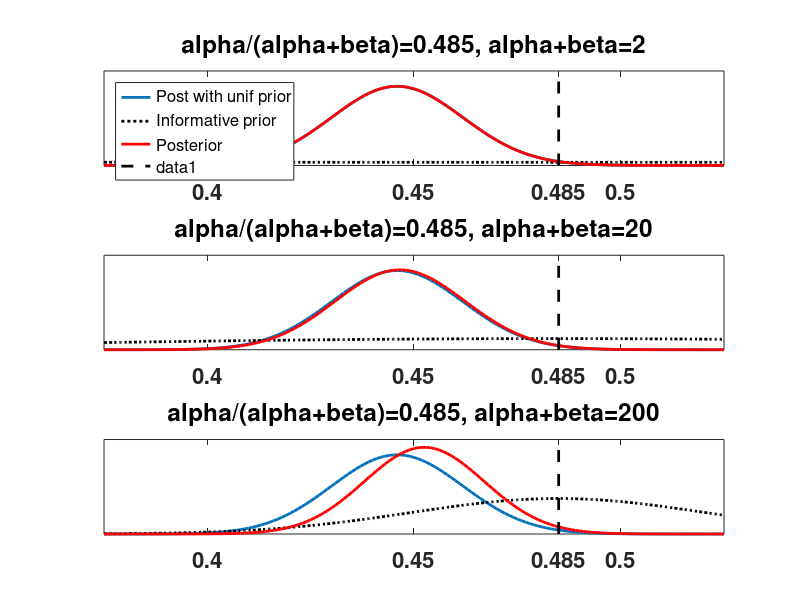

The MATLAB script that drew this image:
% Bayesian data analysis
% Aki Vehtari <Aki.Vehtari@aalto.fi>

% Probability of a girl birth given placenta previa (BDA3 p. 37).
% Illustrate the effect of prior.
% Comparison of posterior distributions with different
% parameter values for the beta prior distribution. 
    
% Set general figure properties
clf
set(gcf,'DefaultAxesFontSize',16,'DefaultAxesFontWeight','bold')
set(gcf,'DefaultLineLineWidth',2)
x=0.375:0.001:0.525;

% Use 3 subplots
subplot(3,1,1)
% Plot posterior, data (437,543) and uniform prior (Beta(1,1))
a=438;b=544;
plot(x,betapdf(x,a,b))
% Plot prior and posterior: data (437,543) and prior Beta(0.485*2,(1-0.485)*2)
ap=0.485*2;bp=(1-0.485)*2;
aa=437+ap;bb=543+bp;
hold on
plot(x,betapdf(x,ap,bp),'k:',x,betapdf(x,aa,bb),'r')
hold off
h=legend('Post with unif prior','Informative prior','Posterior','location','northwest');
set(h,'FontSize',12,'FontWeight','normal')
% Additional decoration
set(gca,'XLim',[0.375 0.525],'XTick',[0.4 0.45 0.485 0.5])
set(gca,'Ytick',[]);
line([0.485 0.485],ylim,'LineStyle','--','Color','k')
title('alpha/(alpha+beta)=0.485, alpha+beta=2')
% wait for enter
pause

% Second subplot
subplot(3,1,2)
% Plot posterior, data (437,543) and uniform prior (Beta(1,1))
a=438;b=544;
plot(x,betapdf(x,a,b))
% Plot posterior, data (437,543) and prior Beta(0.485*20,(1-0.485)*20)
ap=0.485*20;bp=(1-0.485)*20;
aa=437+ap;bb=543+bp;
hold on
plot(x,betapdf(x,ap,bp),'k:',x,betapdf(x,aa,bb),'r')
hold off
% Additional decoration
set(gca,'XLim',[0.375 0.525],'XTick',[0.4 0.45 0.485 0.5])
set(gca,'Ytick',[]);
line([0.485 0.485],ylim,'LineStyle','--','Color','k')
title('alpha/(alpha+beta)=0.485, alpha+beta=20')
% wait
pause

% Third subplot
subplot(3,1,3)
% Plot posterior, data (437,543) and uniform prior (Beta(1,1))
a=438;b=544;
plot(x,betapdf(x,a,b))
% Plot posterior, data (437,543) and prior Beta(0.485*20,(1-0.485)*20)
ap=0.485*200;bp=(1-0.485)*200;
aa=437+ap;bb=543+bp;
hold on
plot(x,betapdf(x,ap,bp),'k:',x,betapdf(x,aa,bb),'r')
hold off
% Additional decoration
set(gca,'XLim',[0.375 0.525],'XTick',[0.4 0.45 0.485 0.5])
set(gca,'Ytick',[]);
line([0.485 0.485],ylim,'LineStyle','--','Color','k')
title('alpha/(alpha+beta)=0.485, alpha+beta=200')
